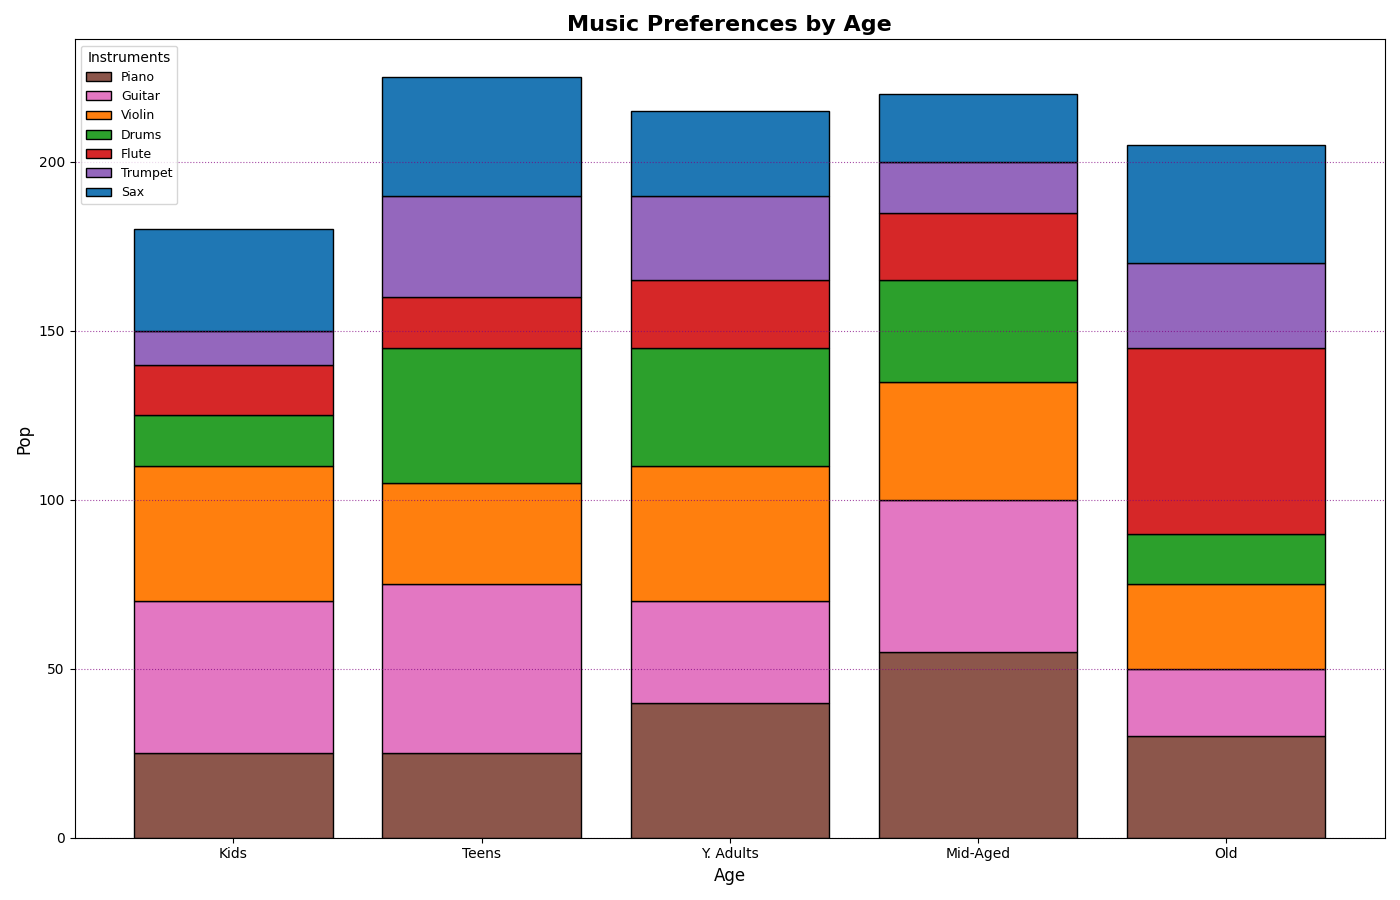

Write Python code to recreate this figure.
import matplotlib.pyplot as plt
import numpy as np

age_grps = ['Kids', 'Teens', 'Y. Adults', 'Mid-Aged', 'Old']
instruments = ['Piano', 'Guitar', 'Violin', 'Drums', 'Flute', 'Trumpet', 'Sax']

preferences = np.array([
    [25, 45, 40, 15, 15, 10, 30],
    [25, 50, 30, 40, 15, 30, 35],
    [40, 30, 40, 35, 20, 25, 25],
    [55, 45, 35, 30, 20, 15, 20],
    [30, 20, 25, 15, 55, 25, 35]
])

fig, ax = plt.subplots(figsize=(14, 9))

indices = np.arange(len(age_grps))

# Manually shuffled colors
colors = ['#8c564b', '#e377c2', '#ff7f0e', '#2ca02c', '#d62728', '#9467bd', '#1f77b4']

# Creating a stacked bar chart
bottom_vals = np.zeros(len(age_grps))
for i, instrument in enumerate(instruments):
    bar = ax.bar(
        indices, 
        preferences[:, i], 
        label=instrument, 
        color=colors[i],
        bottom=bottom_vals,
        edgecolor='k'
    )
    bottom_vals += preferences[:, i]  # Update the bottom position for stacking

ax.set_xlabel('Age', fontsize=12)
ax.set_ylabel('Pop', fontsize=12)
ax.set_title('Music Preferences by Age', fontsize=16, fontweight='bold')
ax.set_xticks(indices)
ax.set_xticklabels(age_grps, fontsize=10)

ax.legend(title='Instruments', fontsize=9, loc='upper left')
ax.yaxis.grid(True, linestyle=':', which='major', color='purple', alpha=0.7)

plt.tight_layout()
plt.show()
